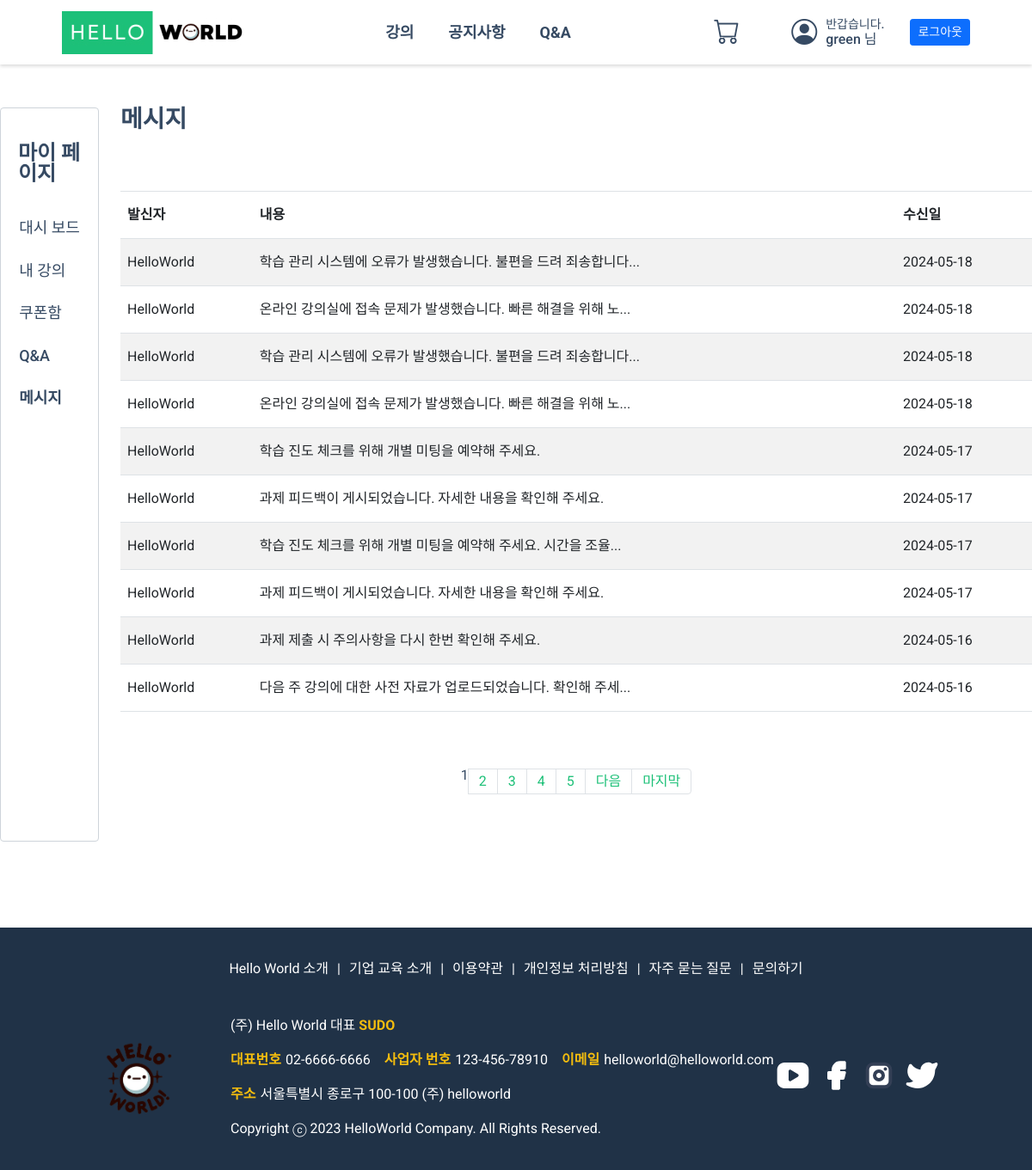
The page /user/mypage/msg.php (signed in) on the database its author committed.
### tables this page shows
CREATE TABLE `msg` (
  `sendername` varchar(100) NOT NULL,
  `content` text NOT NULL,
  `mid` int(11) NOT NULL,
  `regdate` date NOT NULL,
  `msgidx` int(11) NOT NULL
);

### admin/inc/pagination.php (called while the page is built, shortened)
<?php
$pageNumber = $_GET['pageNumber'] ?? 1;
$pageCount = $_GET['pageCount'] ?? 10;
$startLimit = ($pageNumber -1)*$pageCount;

### user/mypage/msg.php (the view, shortened to what this page needs)
<?php
  $cssRoute2 ='<link rel="stylesheet" href="/helloworld/user/css/mypage/mypage_msg.css"/>';
  include_once $_SERVER['DOCUMENT_ROOT'] . '/helloworld/user/mypage/leftSide.php';
  include_once $_SERVER['DOCUMENT_ROOT'] . '/helloworld/admin/inc/pagination.php';
  $useridx = $_SESSION['UIDX'];
  $msgSql = "SELECT * FROM msg WHERE mid='{$useridx}' ORDER BY regdate DESC";
  $result_count = $mysqli->query($msgSql);
  $totalcount = $result_count->num_rows;
$msgSql .= " LIMIT $startLimit, $pageCount";
$msgResult = $mysqli->query($msgSql);
  while($msgRs= $msgResult->fetch_object()) {
    $msgArr []= $msgRs;
  }
?>
        <div class="d-flex flex-column">
          <section class="mainContainer">
                <h2 class="title">메시지</h2>
                <div class="mainContents">
                  <div class="table-container">
                      <table class="table table-striped table-hover Q&A_tb p jcsb">
                          <thead>
                              <tr>
                                  <th scope="col">발신자</th>
                                  <th scope="col">내용</th>
                                  <th scope="col">수신일</th>
                              </tr>
                          </thead>
                          <tbody>
                          <?php
                          if (isset($msgArr) && count($msgArr) > 0 ){
                            foreach($msgArr as $ma) {
                              $sendername = $ma->sendername;
                              $content =  $ma->content;
                              if (iconv_strlen($content) > 35) {
                                  $content = str_replace($ma->content, iconv_substr($ma->content, 0, 35, "utf-8") . "...", $ma->content);
                              }
                          ?>
                              <tr data-msgId="<?=$ma->msgidx;?>">
                                  <th scope="row"><?= $sendername; ?></th>
                                  <th scope="row"><?= $content; ?></th>
                                  <td class="text_center"><?=  $ma->regdate; ?></td>
                              </tr>
                              <?php
                              }}
                              ?>
                          </tbody>
                      </table>
                  </div>
                  <div class="d-flex justify-content-center">
                      <ul class="pagination">
                          <?php
                          $block_ct = 5;
                          $total_page = ceil($totalcount / $pageCount);
                          $block_num = ceil($pageNumber / $block_ct);
                          $block_start = (($block_num - 1) * $block_ct) + 1;
                          $block_end = $block_start + $block_ct - 1;
                          for ($i = $block_start; $i <= $block_end; $i++) {
                              if ($i == $pageNumber) {
                                  echo "<li class=\"page-item active\"><a href=\"\">$i</a></li>";
                              } else {
                                  echo "<li class=\"page-item\"><a href=\"\" class=\"page-link\">$i</a></li>";
                              }
                          }
                          if ($pageNumber < $total_page) {
                              if ($block_end < $total_page) {
                                  echo "<li class=\"page-item\"><a href=\"\" class=\"page-link\">다음</a></li>";
                              }
                              echo "<li class=\"page-item\"><a href=\"\" class=\"page-link\">마지막</a></li>";
                          }
                          ?>
                      </ul>
                  </div>
                </div>
          </section>
        </div>
  <?php
    include_once $_SERVER['DOCUMENT_ROOT'] . '/helloworld/user/mypage/rightSide.php';
    ?>

### user/css/common.css (style rules this page uses)
:root { --f-H2: 28px; --f-H1: 32px; --f-H3: 24px; --f-H4: 18px; --f-H5: 16px; --f-H6: 14px; --f-p: 16px; --c-background: #fff; --c-main: #f5f5f5; --c-sub: #11359a; --c-font: #364a63; --c-lightgray: #8094ae; --c-yellow: #f4bd0e; --c-lightblue: #09c2de; --c-lightgreen: #1ee0ac; --c-lightred: #e85347; --c-blue: #465fff; --c-button: #7749f8; --c-button-hover: #5227cc; --c-menu-font: #6e82a5; --c-menu-font-hover: #7f8dff; --c-menu-BG: #101924; --c-active-button: #798bff; --c-Nonactive-button: #6c757d; --c-nonactive-button-hover: #8a8686; --c-complete-button: #28a745; --c-complete-button-hover: #079828; --c-cancle-button: #dc3545; --c-active-check-button: #499eed; --c-Nonactive-check-button: #8a8686; --c-contentBG: #f5f6fa; --c-space_updown: 30px; --c-title-font: #1dc078; --c-menu-font: #4a4a4a; --c-footer-BG: #101924; --c-content-BG: #fff; --c-black: #000; --c-H2: #1b1c1d; --c-p: #495057; --c-lightgray: #999999; --c-primary-button: #00c471; --c-border-grey: #c2c4c7; --c-ribon-blue: #000080; --c-ribon-pulple: #a020f0; --c-ribon-orange: #ff6347; --c-ribon-geeen: #1ee0ac; --c-next-prev-button: #d9d9d9; }
h2, .h2 { font-size: var(--f-H2); font-weight: bold; }
p, .p { font-size: var(--f-p); }
body { font-family: 'Roboto', sans-serif; color: var(--c-font); box-sizing: border-box; }
.d-flex { display: flex; }
.jcsb { justify-content: space-between; }
.page-link { color: var(--c-title-font); }
.table-container { min-height: 287px; }

### user/css/mypage/mypage_left.css (style rules this page uses)
.mainContents { width: 1060px; flex-wrap: wrap; gap: 30px; }
.title { margin-bottom: 30px; }

### user/css/mypage/mypage_msg.css (style rules this page uses)
thead th { font-weight: bold; }
.table-container { width: 100%; }
table td, table th { vertical-align: middle; }
tr { width: 1153px; height: 55px; border-top: 1px solid #dee2e6; border-bottom: 1px solid #dee2e6; }
.pagination { padding-top: 50px; }
tbody tr { cursor: pointer; }

### rows shown on the page
msg: sendername "HelloWorld", content "학습 관리 시스템에 오류가 발생했습니다. 불편을 드려 죄송합니다...", regdate "2024-05-18"
msg: sendername "HelloWorld", content "온라인 강의실에 접속 문제가 발생했습니다. 빠른 해결을 위해 노...", regdate "2024-05-18"
msg: sendername "HelloWorld", content "학습 관리 시스템에 오류가 발생했습니다. 불편을 드려 죄송합니다...", regdate "2024-05-18"
msg: sendername "HelloWorld", content "온라인 강의실에 접속 문제가 발생했습니다. 빠른 해결을 위해 노...", regdate "2024-05-18"
msg: sendername "HelloWorld", content "학습 진도 체크를 위해 개별 미팅을 예약해 주세요.", regdate "2024-05-17"
msg: sendername "HelloWorld", content "과제 피드백이 게시되었습니다. 자세한 내용을 확인해 주세요.", regdate "2024-05-17"
msg: sendername "HelloWorld", content "학습 진도 체크를 위해 개별 미팅을 예약해 주세요. 시간을 조율...", regdate "2024-05-17"
msg: sendername "HelloWorld", content "과제 피드백이 게시되었습니다. 자세한 내용을 확인해 주세요.", regdate "2024-05-17"
msg: sendername "HelloWorld", content "과제 제출 시 주의사항을 다시 한번 확인해 주세요.", regdate "2024-05-16"
msg: sendername "HelloWorld", content "다음 주 강의에 대한 사전 자료가 업로드되었습니다. 확인해 주세...", regdate "2024-05-16"

### other values the page prints
$_SESSION['UID'] "green"
